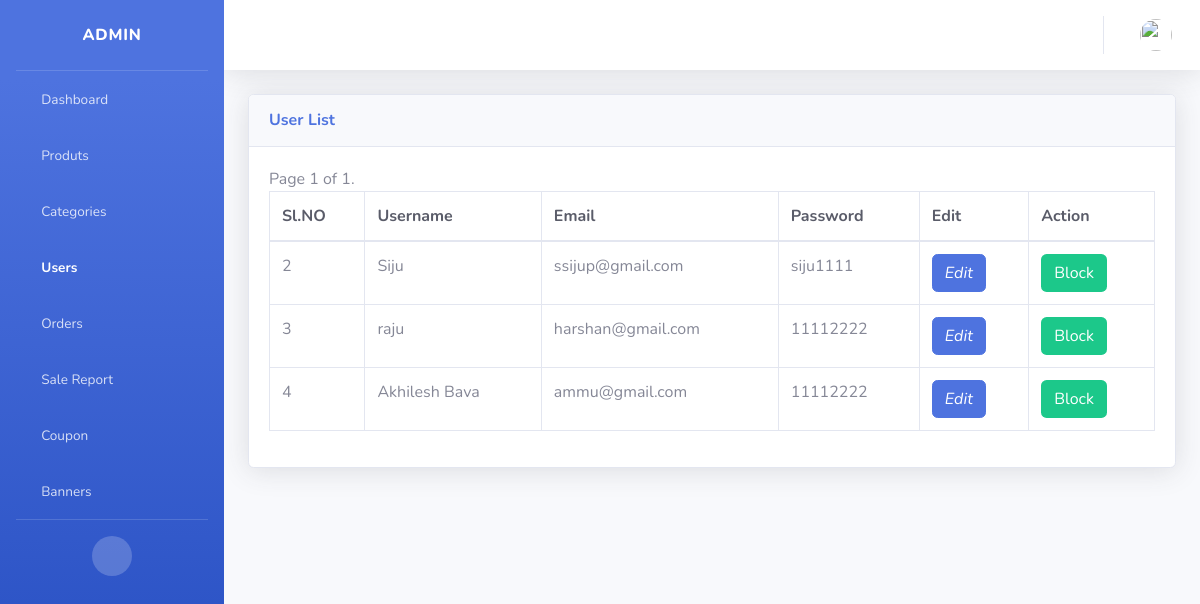
The app's page /admin_userlist/ with its own data.
### products/models.py (models this page shows, shortened)
class Userdetails(models.Model):
    user_name = models.CharField(max_length=50)
    user_email = models.CharField(max_length=100)
    user_password = models.CharField(max_length=50)
    phone_number=models.PositiveBigIntegerField(null=False, blank=False, default=1)
    gender=models.CharField(max_length=25,choices=GENDER_CHOICE,null=True,blank=True)
    u_active = models.BooleanField(default=True)

### products/views.py (the view)
# urls.py: path('admin_userlist/',views.admin_userlist,name = 'admin_userlist'),
def admin_userlist(request):
    if request.method=='POST':
        pro_search=request.POST.get('Search')
        userlist=Userdetails.objects.filter(user_name=pro_search)
        return render(request,'admin_userlist.html',{'tablelist' : userlist})
    else:
        userlist = Userdetails.objects.all().order_by('id')
        paginator = Paginator(userlist,4)
        page = request.GET.get('page')
        try:
            userlist=paginator.page(page)
        except PageNotAnInteger:
            userlist = paginator.page(1)
        except EmptyPage:
            userlist = paginator.page(paginator.num_pages)
        return render(request,'admin_userlist.html',{'tablelist' : userlist,'page' : page})

### templates/admin_userlist.html (shortened to what this page needs)
{% extends 'admin_base.html'%}
{% load static %}
{% block content %}
                <div class="container-fluid">
                    <div class="card shadow mb-4">
                        <div class="card-header py-3">
                            <h6 class="m-0 font-weight-bold text-primary">User List</h6>
                        </div>
                        <div class="card-body">
                            <div class="table-responsive">
                                <table class="table table-bordered" id="dataable" width="100%" cellspacing="0">
                                    <thead>
                                        <tr class="text-dark">
                                            <th>Sl.NO</th>
                                            <th>Username</th>
                                            <th>Email</th>
                                            <th>Password</th>
                                            <th>Edit</th>
                                            <th>Action</th>
                                        </tr>
                                    </thead>
                                    <tbody>
                                        {% for i in tablelist %}
                                        <tr>
                                            <td>{{ i.id }}</td>
                                            <td>{{ i.user_name }}</td>
                                            <td>{{ i.user_email }}</td>
                                            <td>{{ i.user_password }}</td>
                                            <td >
                                                <a href ="{% url 'admin_updateuser' %}?uid={{i.id}}" class="btn btn-primary ">
                                                  <i calss="btn text-secondary "> Edit</i></a>
                                                  <td>
                                                    {% if i.u_active %}
                                                <a href ="{% url 'userblock' %}?uid={{ i.id }}" class="btn  bg-success ; text-white"><span>Block</span></a>
                                                {% else %}
                                                <a href ="{% url 'userblock' %}?uid={{ i.id }}" class="btn badge-danger ; text-center"><span>Unblock</span></a>
                                                  {% endif %}
                                        </tr>
                                        {% endfor%}
                                        {% include 'pagination.html' with page=tablelist %}
            </div>
{% endblock %}

### records on screen
Userdetails: id "2", user_name "Siju", user_email "ssijup@gmail.com", user_password "siju1111"
Userdetails: id "3", user_name "raju", user_email "harshan@gmail.com", user_password "11112222"
Userdetails: id "4", user_name "Akhilesh Bava", user_email "ammu@gmail.com", user_password "11112222"

### other values on screen
{{ page.number }} "1"
{{ page.paginator.num_pages }} "1"
